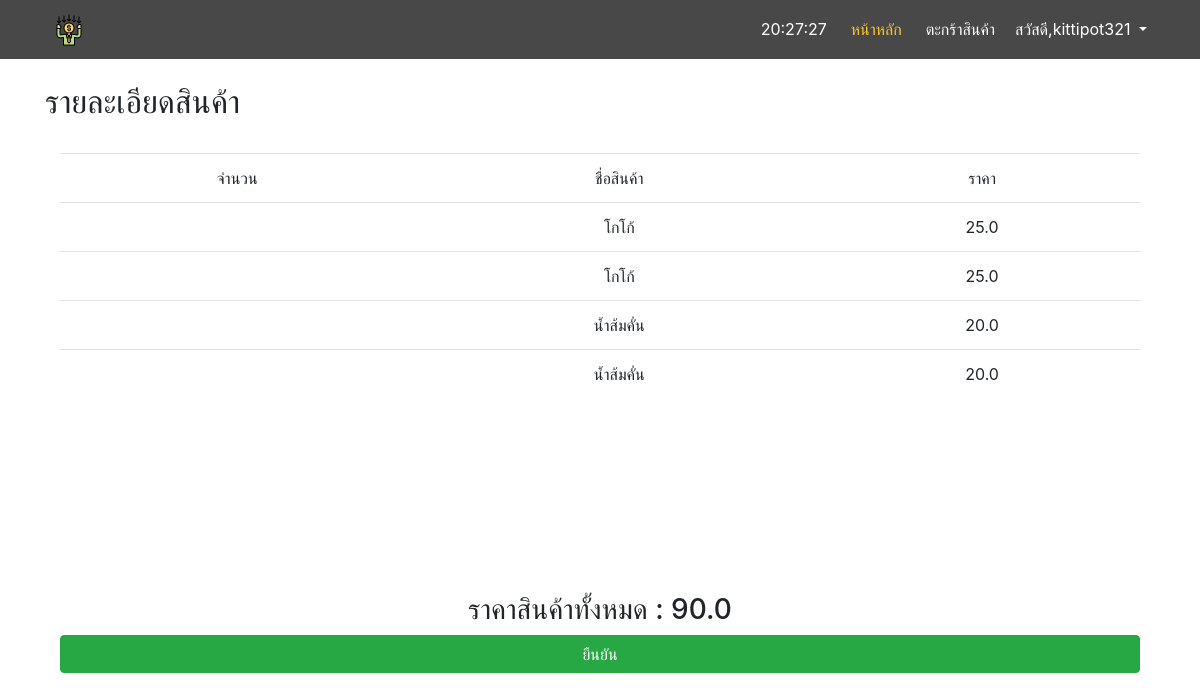
Screenshot of /manage/detail/402 (signed in) with the database file from the repository.
### main/models.py (models this page shows, shortened)
class Order_Products(models.Model):
    order = models.ForeignKey(Order, on_delete=models.CASCADE,null=True)
    product = models.ForeignKey(Product, on_delete=models.CASCADE,null=True)

class Product(models.Model):
    type = models.ForeignKey(Type, on_delete=models.PROTECT,null=True)
    name = models.CharField(max_length=255)
    description = models.CharField(max_length=255,null=True)
    price = models.FloatField()
    stock = models.IntegerField()
    picture = models.ImageField(default='product_pic/default.png',upload_to='product_pic',null=True,blank=True)

class Order(models.Model):
    date = models.DateTimeField()
    cust_name = models.CharField(max_length=255,null=True)
    total_price = models.FloatField()
    status = models.BooleanField(default=False)

### manage/views.py (the view)
# urls.py: path('detail/<int:order_id>',views.detail,name='detail'),
def detail(request, order_id):
    order = Order.objects.get(pk=order_id)
    product = Order_Products.objects.filter(order=order_id)
    context={
        'order':order,
        'product':product,
    }
    return render(request,'manage/detail.html', context=context)

### manage/templates/manage/detail.html (shortened to what this page needs)
{% extends 'base.html' %}
{% block content %}
    <h2>รายละเอียดสินค้า</h2><br>
    <div class='container text-center'>
        <div class='table-area'>
            <table class='table'>
                <tr>
                    <td>จำนวน</td>
                    <td>ชื่อสินค้า</td>
                    <td>ราคา</td>
                </tr>
                {% for p in product %}
                <tr>
                    <td></td>
                    <td>{{p.product.name}}</td>
                    <td>{{p.product.price}}</td>
                </tr>
                {% endfor %}
            </table>
        </div>
        <h3>ราคาสินค้าทั้งหมด : {{ order.total_price }}</h3>
        <a href="{% url 'acceptorder' orders_id=order.id %}">
                <div class="btn btn-success col">ยืนยัน</div>
        </a>
    </div>
{% endblock %}

### templates/base.html (shortened to what this page needs)
<!DOCTYPE html>
{% load static %}
<html lang="en">
<head>
    <link rel="stylesheet" type="text/css" href="{% static 'css/bootstrap.css'%}">
    <link rel="stylesheet" type="text/css" href="{% static 'css/base2.css'%}">
</head>
<body onload="startTime()">
    <nav class="navbar navbar-expand-lg sticky-top">
		<div class="container">
			<a class="navbar-brand text-white" href="{% url 'index' %}">
            <img src="{% static 'payment-terminal.png'%}"></a>
			<div class="collapse navbar-collapse" id="nvbCollapse">
				<ul class="navbar-nav ml-auto">
                    <li class="nav-item pl-1">
                        <a class="nav-link" href="#"><class="fa fa-user-plus fa-fw mr-1" id='txt'></a>
                    </li>
					<li class="nav-item active pl-1">
						<a class="nav-link" href="{% url 'index' %}">หน้าหลัก</a>
					</li>
					<li class="nav-item pl-1">
						<a class="nav-link" href="{% url 'basket' %}">ตะกร้าสินค้า</a>
					</li>
                    <li class="nav-item dropdown pl-1">
                    {% if request.user.is_active %}
                        <a class="nav-link dropdown-toggle" href="#" id="navbarDropdown" role="button" data-toggle="dropdown" aria-haspopup="true" aria-expanded="false">
                            สวัสดี,{{request.user}}
                        </a>
                    </li>
                    {% else %}
                        <a class="nav-link" href="{% url 'login' %}">เข้าสู่ระบบ</a>
                    {% endif %}
				</ul>
			</div>
		</div>
	</nav>
    <br>
    <div class="container">
        {% block content %}
        {% endblock %}
    </div>
</body>
</html>

### static/css/base2.css (style rules this page uses)
.navbar { background-color: #484848; }
.navbar .navbar-nav .nav-link { color: #fff; }
.navbar .navbar-nav .active > .nav-link { color: #fbc531; }

### manage/templates/manage/detail.html (style rules this page uses)
.table-area { height: 55vh; overflow-y: scroll; }

### rows the page displays
Order_Products: product.name "โกโก้", product.price "25.0"
Order_Products: product.name "โกโก้", product.price "25.0"
Order_Products: product.name "น้ำส้มคั่น", product.price "20.0"
Order_Products: product.name "น้ำส้มคั่น", product.price "20.0"
Order: total_price "90.0"

### other values shown
{{ request.user }} "kittipot321"
